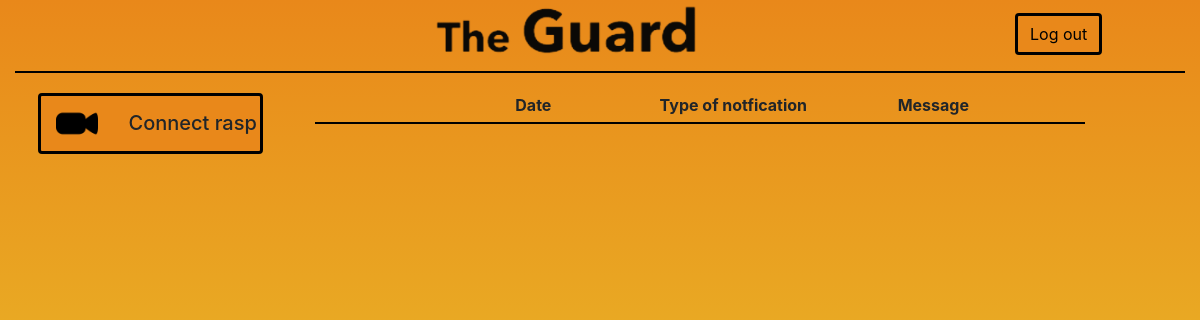
Page /notifications/00000000fb021b9a/ (signed in) on the earlier database version.
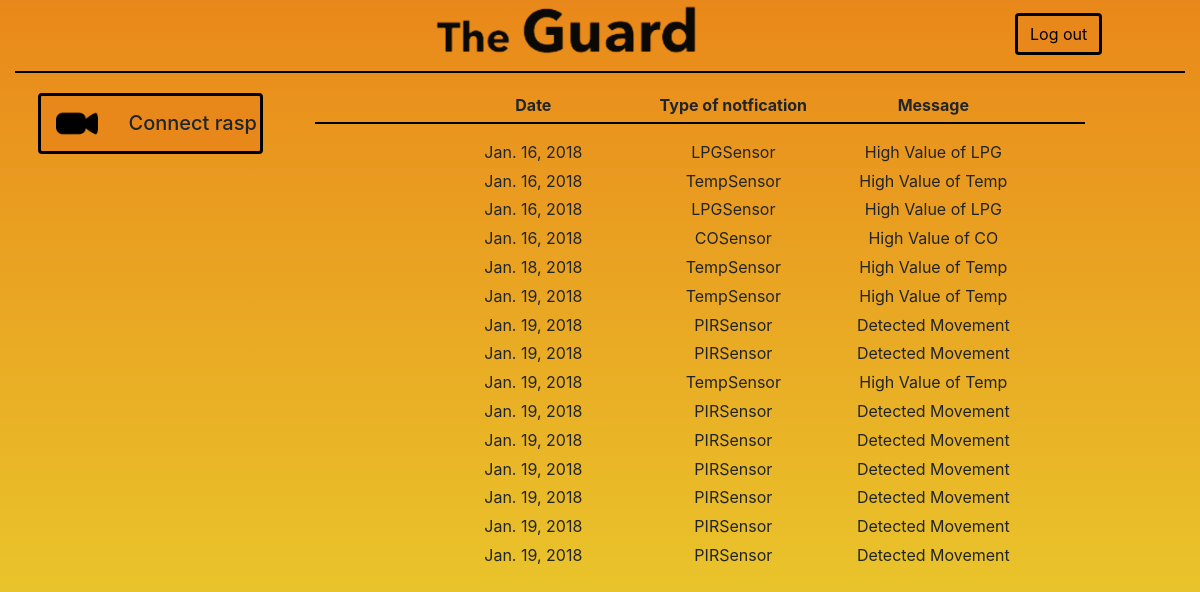
Same page on the later database version.
### backend/models.py (models this page shows)
class Notification(models.Model):
    notificationType = models.CharField(max_length=100)
    date = models.DateField(auto_now_add = True)
    message = models.CharField(max_length=250)
    rasp = models.ForeignKey(Rasps, on_delete=models.CASCADE)
    videoURL = models.CharField(max_length=100, default = "")

### the_guard_app/views.py (the view)
# urls.py: url(r'notifications/(?P<rasp_serial>[A-Za-z0-9]+)/$', views.notifications, name='notifications'),
@login_required
def notifications(request, rasp_serial):
    rasp_notifications = Notification.objects.filter(rasp__serial=rasp_serial).values()
    rooms = user_rasps(request.user.username)
    context = {'rooms': rooms, 'notifications': rasp_notifications}
    return render(request, 'parts/rasp_notifications.html', context)

### the_guard_app/views.py (called while the page is built, shortened)
def user_rasps(username):
    firebase_result = db.child("sensor").get().val()
    my_rasps = Rasps.objects.filter(owner=username).values()
    result = firebase_result.copy()
    return result

### the_guard_app/templates/parts/rasp_notifications.html
{% extends "index.html" %}
{% block content %}
<div class="row">
<p class="col-md-3 offset-md-2"><b>Date</b></p>
    <p class="col-md-3"><b>Type of notfication</b></p>
<p class="col-md-3"><b>Message</b></p>
    </div>
<hr style="margin-top:0px;">
{% for notification in notifications %}
<div class="row">
<p class="col-md-3 offset-md-2">{{ notification.date }}</p>
<p class="col-md-3">{{notification.notificationType}}</p>
<p class="col-md-3">{{ notification.message }}</p>
</div>
{% endfor %}
{% endblock %}

### the_guard_app/templates/index.html (shortened to what this page needs)
{% load static %}
{% include 'the_guard_app/../parts/header.html' %}
<body>
<div class='container-fluid'>
<div class="row" id='header_row'>
    <div class='col-md-4 offset-md-4'><img class='col-md-4' id="head_name" src="{% static 'pics/name.png' %}"/></div>
    <div class="col-md-2 offset-md-2"><a role='button' id="a_welcome" class="btn btn-default my_btn" href="{% url 'logout' %}">Log out
    </a></div>
</div>
<hr>
<div class="row" id="main_row">
    <div class='camera col-md-3'>
        <div class="btn btn-default col-md-10 offset-md-1 my_btn">
            <div class="row parent">
                <a href="/connect/"> <span class="link_button"> </span></a>
                <div class="col-md-4"><img class="btn_camera_logo" src="{% static 'pics/camera.png' %}"/></div>
                <div class="col-md-8">
                    <h5 class="childtext"> Connect rasp </h5>
                </div>
            </div>
        </div>
    </div>
    <div class='camera col-md-8 centered'>
    {% block content %}
    {% endblock content %}
    </div>
</div>
</div>
</body>

### the_guard_app/templates/parts/header.html (shortened to what this page needs)
{% load static %}
<head>
    <link rel="stylesheet" href="{% static 'bootstrap/css/bootstrap.css' %}">
    <link rel="stylesheet" href="{% static 'bootstrap/css/bootstrap-grid.css' %}">
    <link rel="stylesheet" href="{% static 'bootstrap/css/bootstrap-reboot.css' %}">
    <link rel="stylesheet" type="text/css" href="{% static 'css/style.css' %}">
</head>

### static/css/style.css (style rules this page uses)
body { background: linear-gradient(rgb(233,136,26),rgb(233,217,49)) fixed; }
p { margin-bottom: 0.3rem; }
a { text-decoration: none; color: black; }
hr { border-top: 2px solid black; }
#a_rename, #a_welcome, #p_welcome { position: absolute; bottom: 0; margin-bottom: 0px; }
#header_row { margin-top: 5px; }
#head_name { max-width:300px; max-height: 50px; }
#start_header, .centered { text-align:center; }
.my_btn { border: 3px solid black; background-color: rgb(233,136,26); margin-bottom: 5px; }
.btn_camera_logo { width:100% ; }
.parent { position:relative; }
.childtext { position:absolute; top: 50%; transform:translateY(-50%); }
#main_row { margin-top: 20px; }
.link_button { position:absolute; width:100%; height:100%; top:0; left: 0; z-index: 1; }

Differences in the rows shown:
added Notification: date "Jan. 16, 2018", notificationType "LPGSensor", message "High Value of LPG"
added Notification: date "Jan. 16, 2018", notificationType "TempSensor", message "High Value of Temp"
added Notification: date "Jan. 16, 2018", notificationType "LPGSensor", message "High Value of LPG"
added Notification: date "Jan. 16, 2018", notificationType "COSensor", message "High Value of CO"
added Notification: date "Jan. 18, 2018", notificationType "TempSensor", message "High Value of Temp"
added Notification: date "Jan. 19, 2018", notificationType "TempSensor", message "High Value of Temp"
added Notification: date "Jan. 19, 2018", notificationType "PIRSensor", message "Detected Movement"
added Notification: date "Jan. 19, 2018", notificationType "PIRSensor", message "Detected Movement"
added Notification: date "Jan. 19, 2018", notificationType "TempSensor", message "High Value of Temp"
added Notification: date "Jan. 19, 2018", notificationType "PIRSensor", message "Detected Movement"
added Notification: date "Jan. 19, 2018", notificationType "PIRSensor", message "Detected Movement"
added Notification: date "Jan. 19, 2018", notificationType "PIRSensor", message "Detected Movement"
added Notification: date "Jan. 19, 2018", notificationType "PIRSensor", message "Detected Movement"
added Notification: date "Jan. 19, 2018", notificationType "PIRSensor", message "Detected Movement"
added Notification: date "Jan. 19, 2018", notificationType "PIRSensor", message "Detected Movement"
